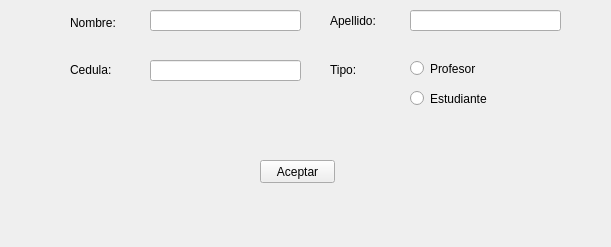
<?xml version="1.0" encoding="UTF-8"?>
<ui version="4.0">
 <class>FormAddUser</class>
 <widget class="QWidget" name="FormAddUser">
  <property name="geometry">
   <rect>
    <x>0</x>
    <y>0</y>
    <width>611</width>
    <height>247</height>
   </rect>
  </property>
  <property name="windowTitle">
   <string>Form</string>
  </property>
  <widget class="QLineEdit" name="leNombre">
   <property name="geometry">
    <rect>
     <x>150</x>
     <y>10</y>
     <width>151</width>
     <height>21</height>
    </rect>
   </property>
  </widget>
  <widget class="QLineEdit" name="leApellido">
   <property name="geometry">
    <rect>
     <x>410</x>
     <y>10</y>
     <width>151</width>
     <height>21</height>
    </rect>
   </property>
  </widget>
  <widget class="QLineEdit" name="leCedula">
   <property name="geometry">
    <rect>
     <x>150</x>
     <y>60</y>
     <width>151</width>
     <height>21</height>
    </rect>
   </property>
  </widget>
  <widget class="QLabel" name="lbNombre">
   <property name="geometry">
    <rect>
     <x>70</x>
     <y>13</y>
     <width>71</width>
     <height>20</height>
    </rect>
   </property>
   <property name="text">
    <string>Nombre:</string>
   </property>
  </widget>
  <widget class="QLabel" name="lbApellido">
   <property name="geometry">
    <rect>
     <x>330</x>
     <y>10</y>
     <width>71</width>
     <height>21</height>
    </rect>
   </property>
   <property name="text">
    <string>Apellido:</string>
   </property>
  </widget>
  <widget class="QLabel" name="lbCedula">
   <property name="geometry">
    <rect>
     <x>70</x>
     <y>60</y>
     <width>71</width>
     <height>20</height>
    </rect>
   </property>
   <property name="text">
    <string>Cedula:</string>
   </property>
  </widget>
  <widget class="QLabel" name="lbTipo">
   <property name="geometry">
    <rect>
     <x>330</x>
     <y>60</y>
     <width>71</width>
     <height>20</height>
    </rect>
   </property>
   <property name="text">
    <string>Tipo:</string>
   </property>
  </widget>
  <widget class="QRadioButton" name="rbProf">
   <property name="geometry">
    <rect>
     <x>410</x>
     <y>60</y>
     <width>93</width>
     <height>17</height>
    </rect>
   </property>
   <property name="text">
    <string>Profesor</string>
   </property>
  </widget>
  <widget class="QRadioButton" name="rbEstu">
   <property name="geometry">
    <rect>
     <x>410</x>
     <y>90</y>
     <width>93</width>
     <height>17</height>
    </rect>
   </property>
   <property name="text">
    <string>Estudiante</string>
   </property>
  </widget>
  <widget class="QPushButton" name="btnAceptar">
   <property name="geometry">
    <rect>
     <x>260</x>
     <y>160</y>
     <width>75</width>
     <height>23</height>
    </rect>
   </property>
   <property name="text">
    <string>Aceptar</string>
   </property>
  </widget>
 </widget>
 <resources/>
 <connections/>
</ui>
